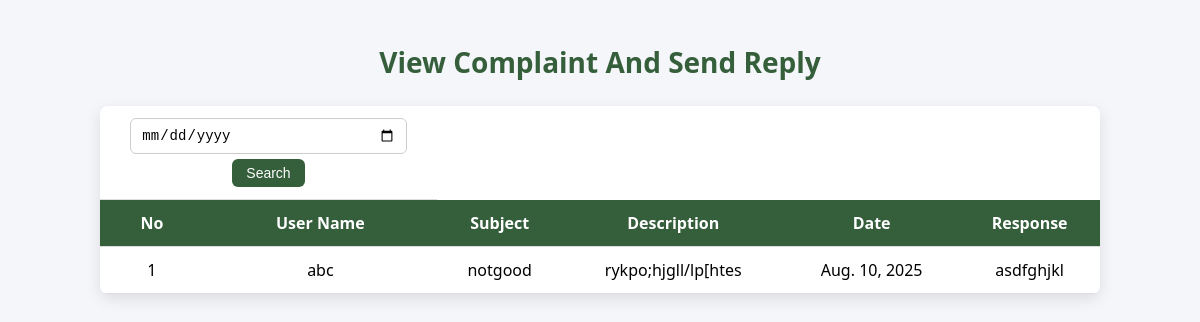
The app's page /ComplaintReply, older data.
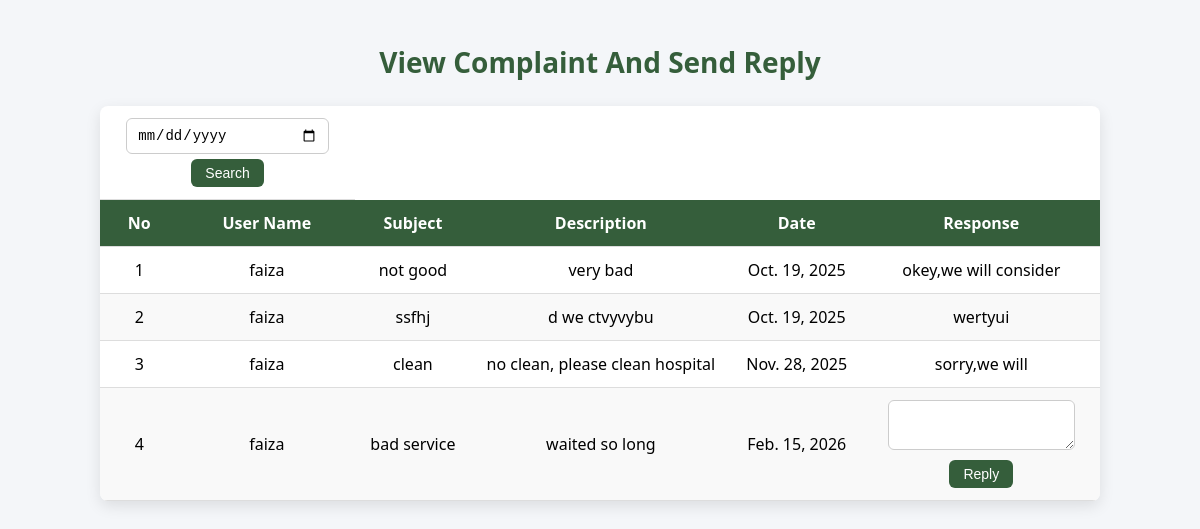
The same page, newer data.
### healthapp/models.py (models this page shows)
class ComplaintTable(models.Model):
    USER = models.ForeignKey(UserTable,on_delete=models.CASCADE,blank=True,null=True)
    HOSPITAL = models.ForeignKey(HospitalTable,on_delete=models.CASCADE,blank=True,null=True)
    Subject =  models.CharField(max_length=100,blank=True,null=True)
    Description =  models.CharField(max_length=200,blank=True,null=True)
    Response = models.CharField(max_length=100,blank=True,null=True)
    Date = models.DateField(auto_now_add=True)

class UserTable(models.Model):
    UserName = models.CharField(max_length=30,blank=True, null=True)
    Gender = models.CharField(max_length=10, blank=True, null=True)
    DOB = models.DateField(blank=True,null=True)
    E_mail = models.CharField(max_length=30, blank=True, null=True)
    Phone = models.BigIntegerField(blank=True,null=True)
    Address = models.CharField(max_length=100,blank=True,null=True)
    City = models.CharField(max_length=30,blank=True,null=True)
    State = models.CharField(max_length=30,blank=True,null=True)
    Pincode = models.IntegerField(blank=True,null=True)
    LOGIN =models.ForeignKey(LoginTable,on_delete=models.CASCADE,null=True,blank=True)
    Created_at = models.DateTimeField(auto_now_add=True,blank=True,null=True)

### healthapp/views.py (the view)
# urls.py: path("ComplaintReply", ComplaintReply.as_view(), name="ComplaintReply"),
class ComplaintReply(View):
    def get(self,request):
        obj = ComplaintTable.objects.all()
        return render(request, "Hospital/ComplaintReply.html",{'val':obj})

### templates/Hospital/ComplaintReply.html (shortened to what this page needs)
<!DOCTYPE html>
<html lang="en">
<head>
</head>
<body>
<h2>View Complaint And Send Reply</h2>
<table>
    <form method="post" action="SearchComplaint">
    <tr>
        <td colspan="2">
            <input type="date" name="search" value="{{ date }}">
            <input type="submit" value="Search">
        </td>
    </tr>
    </form>
    <tr>
        <th>No</th>
        <th>User Name</th>
        <th>Subject</th>
        <th>Description</th>
        <th>Date</th>
        <th>Response</th>
    </tr>
    {% for i in val %}
    <tr>
        <td>{{ forloop.counter }}</td>
        <td>{{ i.USER.UserName }}</td>
        <td>{{ i.Subject }}</td>
        <td>{{ i.Description }}</td>
        <td>{{ i.Date }}</td>
        <td>
            {% if i.Response %}
            {{ i.Response }}
            {% else %}
            <form method="post" action="CompReply/{{ i.id }}">
                <textarea name="Reply"></textarea><br>
                <input type="submit" value="Reply">
            </form>
            {% endif %}
        </td>
    </tr>
    {% endfor %}
</table>
</body>
</html>

Row changes from the older to the newer data that the page shows:
removed ComplaintTable: USER.UserName "abc", Subject "notgood", Description "rykpo;hjgll/lp[htes", Date "Aug. 10, 2025", Response "asdfghjkl"
added ComplaintTable: USER.UserName "faiza", Subject "not good", Description "very bad", Date "Oct. 19, 2025", Response "okey,we will consider"
added ComplaintTable: USER.UserName "faiza", Subject "ssfhj", Description "d we ctvyvybu", Date "Oct. 19, 2025", Response "wertyui"
added ComplaintTable: USER.UserName "faiza", Subject "clean", Description "no clean, please clean hospital", Date "Nov. 28, 2025", Response "sorry,we will"
added ComplaintTable: USER.UserName "faiza", Subject "bad service", Description "waited so long", Date "Feb. 15, 2026"
